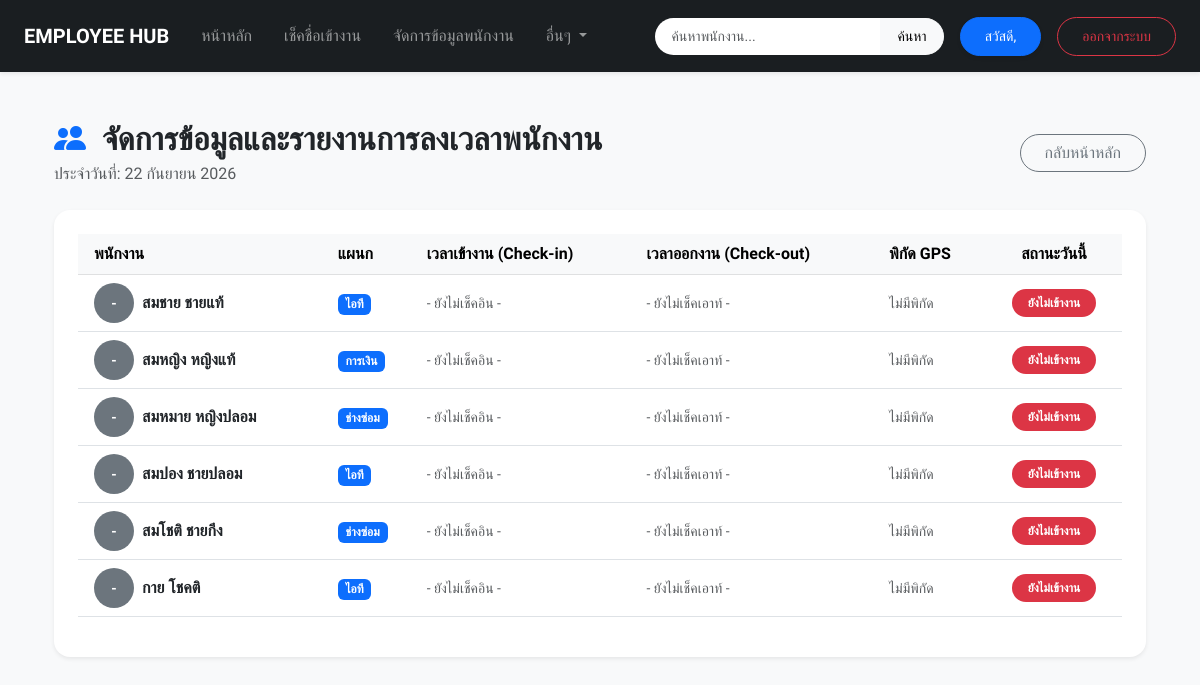
The app's page /attendance/report/ (signed in), older data.
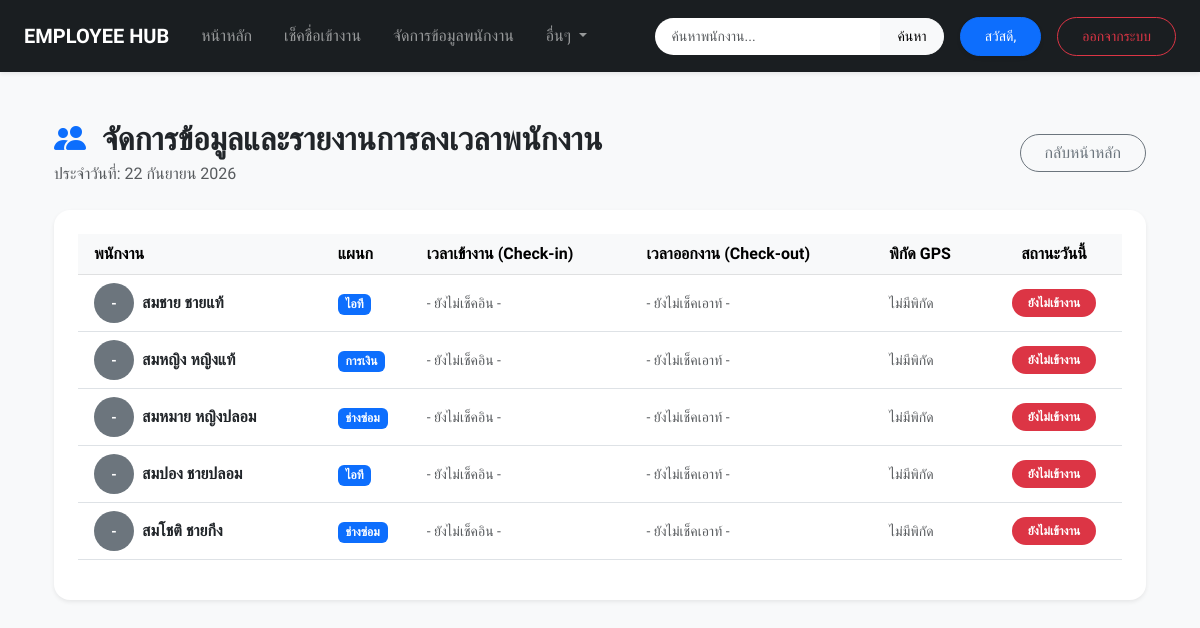
The same page, newer data.
### employeeapp/models.py (models this page shows, shortened)
class Employee(models.Model):
    GENDER_CHOICES = [
        ('ชาย', 'ชาย'),
        ('หญิง', 'หญิง'),
        ('อื่นๆ', 'อื่นๆ'),
    ]
    fname = models.CharField(max_length=100, verbose_name="ชื่อจริง")
    lname = models.CharField(max_length=100, verbose_name="นามสกุล")
    gender = models.CharField(max_length=10, choices=GENDER_CHOICES, default='ชาย', verbose_name="เพศ")
    birthdate = models.DateField(blank=True, null=True, verbose_name="วัน/เดือน/ปีเกิด") # เพิ่มฟิลด์วันเกิด
    department = models.CharField(max_length=100, blank=True, null=True, verbose_name="แผนก")
    salary = models.DecimalField(max_digits=10, decimal_places=2, blank=True, null=True, verbose_name="เงินเดือน")
    address = models.TextField(blank=True, null=True, verbose_name="ที่อยู่")
    image = models.ImageField(upload_to='employee_images/', blank=True, null=True, verbose_name="รูปภาพพนักงาน")
    created_at = models.DateTimeField(auto_now_add=True, null=True, blank=True, verbose_name="วันที่บันทึก")
    user = models.OneToOneField(User, on_delete=models.SET_NULL, null=True, blank=True, related_name='employee_record')

### employeeapp/views.py (the view)
# urls.py: path('attendance/report/', views.attendance_report, name='attendance_report'),
@user_passes_test(is_admin, login_url='login')
def attendance_report(request):
    today = timezone.localdate()
    employees = Employee.objects.all()
    for emp in employees:
        emp.today_att = Attendance.objects.filter(employee=emp, date=today).first()
    return render(request, 'attendance_report.html', {'employees': employees, 'today': today})

### employeeapp/views.py (called while the page is built)
def is_admin(user):
    return user.is_superuser or user.is_staff

### employeeapp/templates/attendance_report.html (shortened to what the changed rows need)
{% extends 'basetemplate.html' %}
{% block content %}
<div class="container py-4">
    <div class="d-flex justify-content-between align-items-center mb-4">
        <div>
            <h2 class="fw-bold mb-1"><i class="bi bi-people-fill text-primary me-2"></i> จัดการข้อมูลและรายงานการลงเวลาพนักงาน</h2>
        </div>
    </div>
    <div class="card border-0 shadow-sm rounded-4 p-4 bg-white">
        <div class="table-responsive">
            <table class="table align-middle">
                <thead class="table-light">
                    <tr>
                        <th class="ps-3">พนักงาน</th>
                        <th>แผนก</th>
                        <th>เวลาเข้างาน (Check-in)</th>
                        <th>เวลาออกงาน (Check-out)</th>
                        <th>พิกัด GPS</th>
                        <th class="text-center">สถานะวันนี้</th>
                    </tr>
                </thead>
                <tbody>
                    {% for emp in employees %}
                    <tr>
                        <td class="ps-3 fw-bold">
                            <div class="d-flex align-items-center gap-2">
                                {% if emp.image %}
                                    <img src="{{ emp.image.url }}" class="rounded-circle" style="width: 40px; height: 40px; object-fit: cover;" alt="Avatar">
                                {% else %}
                                    <div class="rounded-circle bg-secondary text-white d-flex justify-content-center align-items-center" style="width: 40px; height: 40px; font-size: 14px;">-</div>
                                {% endif %}
                                <span>{{ emp.fname }} {{ emp.lname }}</span>
                            </div>
                        </td>
                        <td><span class="badge bg-primary">{{ emp.department }}</span></td>
                        <td>
                            {% if emp.today_att and emp.today_att.check_in %}
                                <span class="text-success fw-bold"><i class="bi bi-box-arrow-in-right"></i> {{ emp.today_att.check_in|date:"H:i" }} น.</span>
                            {% else %}
                                <span class="text-muted small">- ยังไม่เช็คอิน -</span>
                            {% endif %}
                        </td>
                        <td>
                            {% if emp.today_att and emp.today_att.check_out %}
                                <span class="text-danger fw-bold"><i class="bi bi-box-arrow-right"></i> {{ emp.today_att.check_out|date:"H:i" }} น.</span>
                            {% else %}
                                <span class="text-muted small">- ยังไม่เช็คเอาท์ -</span>
                            {% endif %}
                        </td>
                        <td>
                            {% if emp.today_att and emp.today_att.latitude %}
                                <span class="badge bg-light text-dark border"><i class="bi bi-geo-alt text-danger"></i> {{ emp.today_att.latitude|slice:":7" }}, {{ emp.today_att.longitude|slice:":7" }}</span>
                            {% else %}
                                <span class="text-muted small">ไม่มีพิกัด</span>
                            {% endif %}
                        </td>
                        <td class="text-center">
                            {% if emp.today_att and emp.today_att.check_in %}
                                <span class="badge bg-success rounded-pill px-3 py-2">มาทำงาน</span>
                            {% else %}
                                <span class="badge bg-danger rounded-pill px-3 py-2">ยังไม่เข้างาน</span>
                            {% endif %}
                        </td>
                    </tr>
                    {% empty %}
                    <tr>
                        <td colspan="6" class="text-center py-4 text-muted">ไม่พบข้อมูลพนักงานในระบบ</td>
                    </tr>
                    {% endfor %}
                </tbody>
            </table>
        </div>
    </div>
</div>
{% endblock %}

Row changes from the older to the newer data that the page shows:
removed Employee: fname "กาย", lname "โชคติ", department "ไอที", shows "- ยังไม่เช็คอิน -", shows "- ยังไม่เช็คเอาท์ -", shows "ไม่มีพิกัด", shows "ยังไม่เข้างาน"
